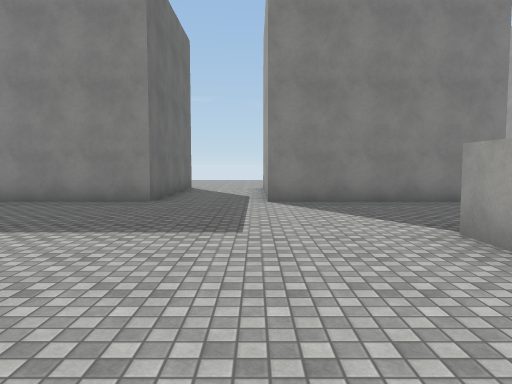
View 1 (above)

24 first-person views from a walk through a Unity game level. The camera is 1.5 m above the floor, tilts 4° down and sees 70° across. The floor is counted in squares, 2 m on a side. Each view is taken from the middle of a square. On the plan, view 1 faces up. The plan holds only what a view shows up to about 11 squares ahead; the rest is blank. The place goes on beyond the plan. The player is left out. Surface patterns are stand-ins for the level's own textures.

View 2
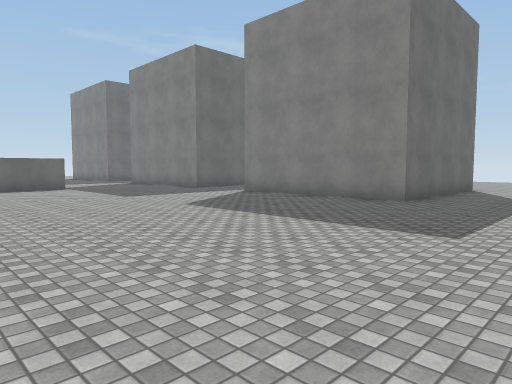

View 3
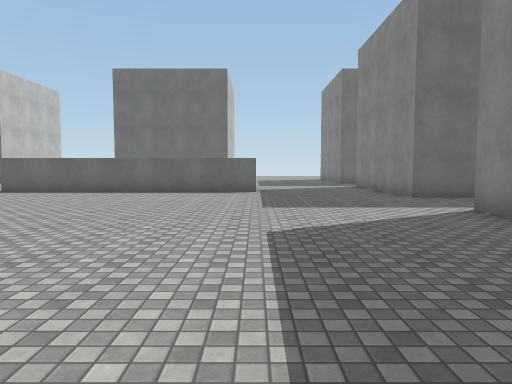

View 4
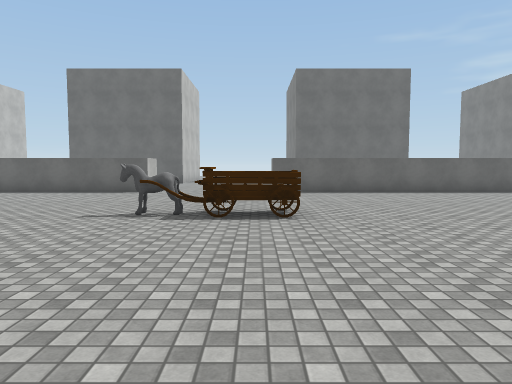

View 5
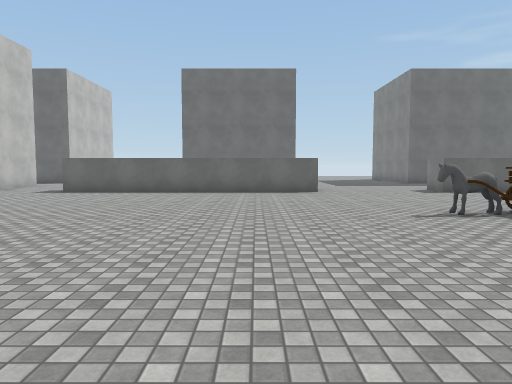

View 6
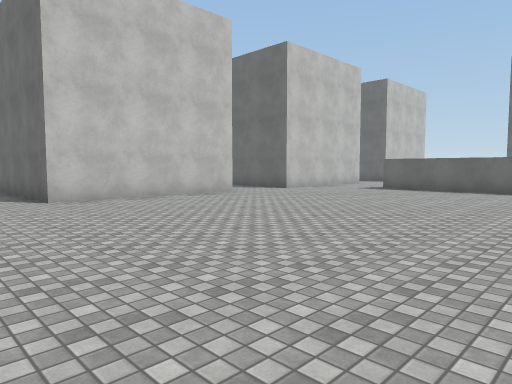

View 7
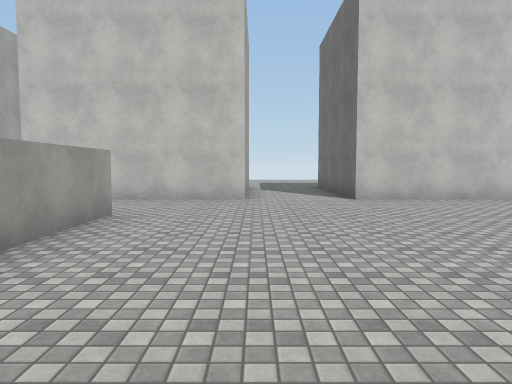

View 8
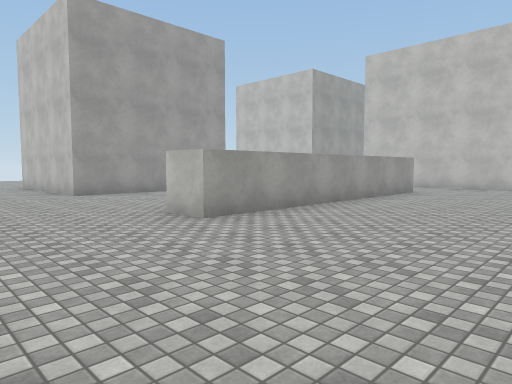

View 9
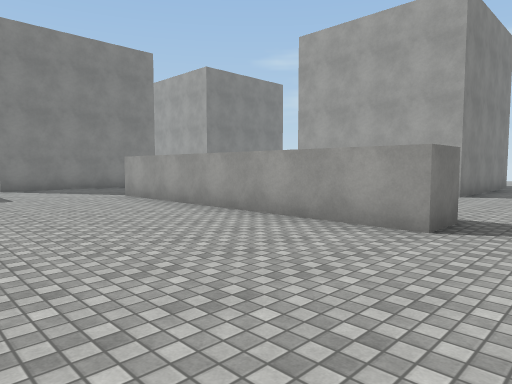

View 10
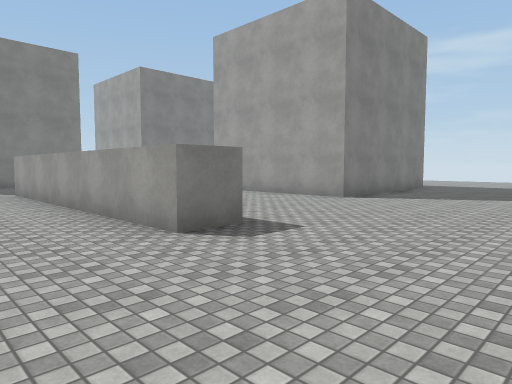

View 11
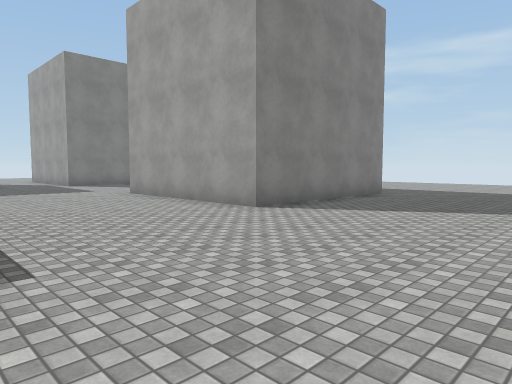

View 12
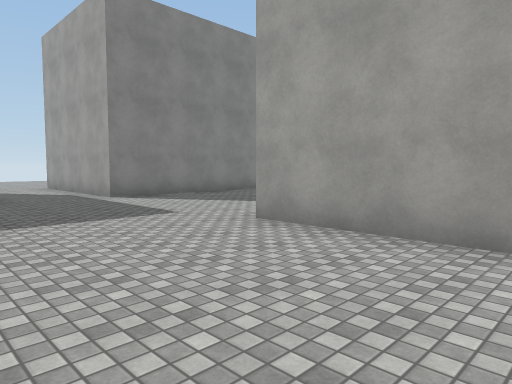

View 13
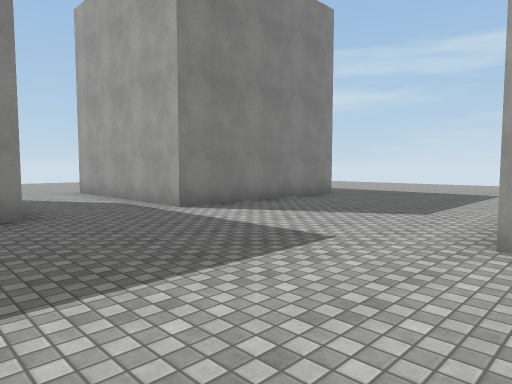

View 14
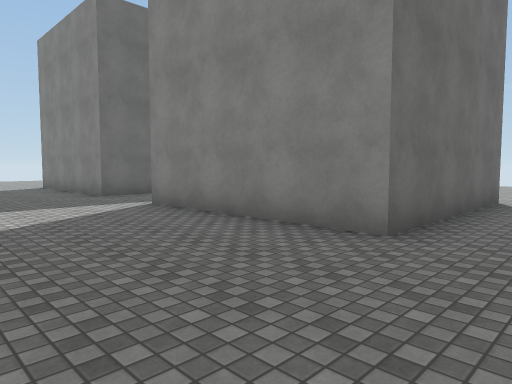

View 15
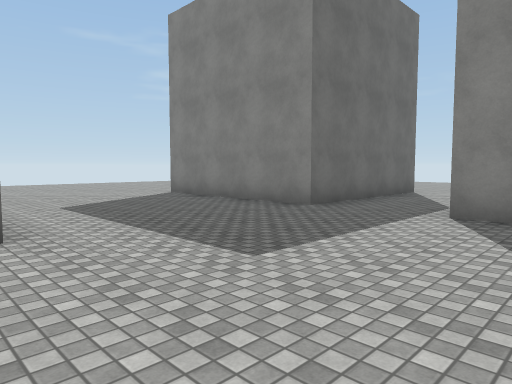

View 16
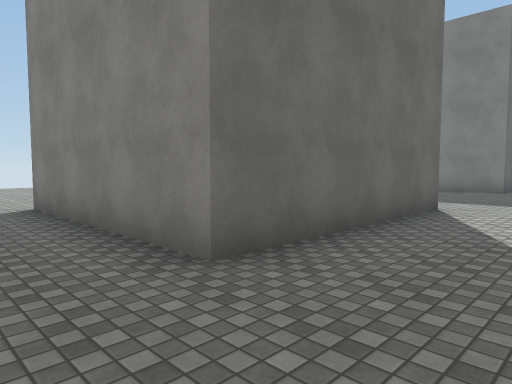

View 17
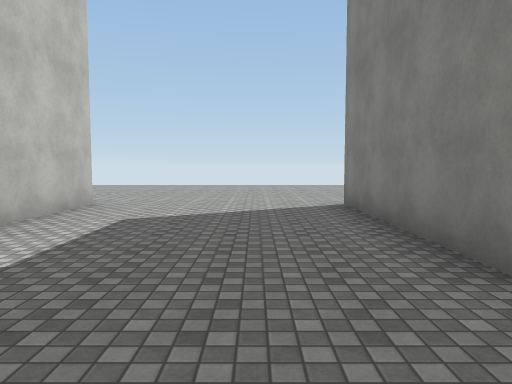

View 18
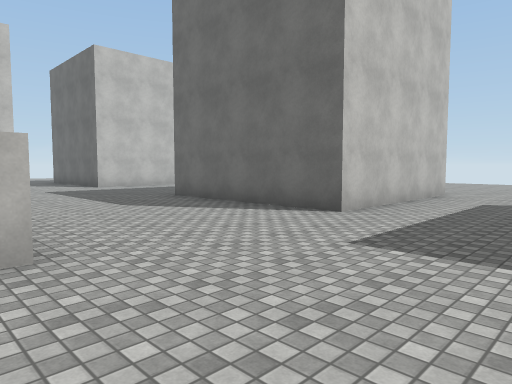

View 19
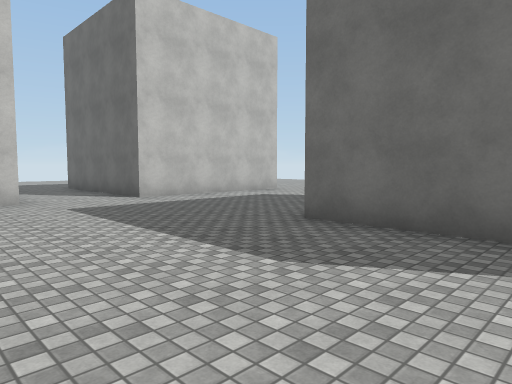

View 20
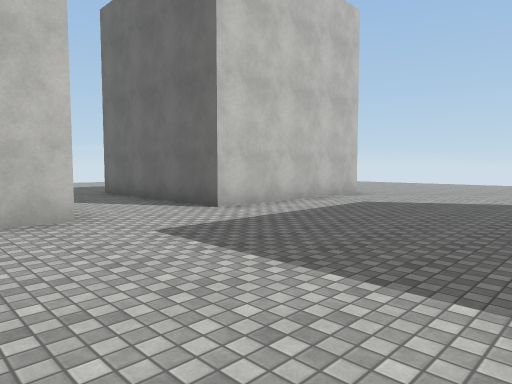

View 21
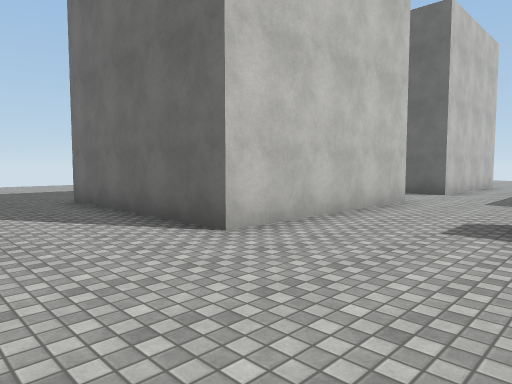

View 22
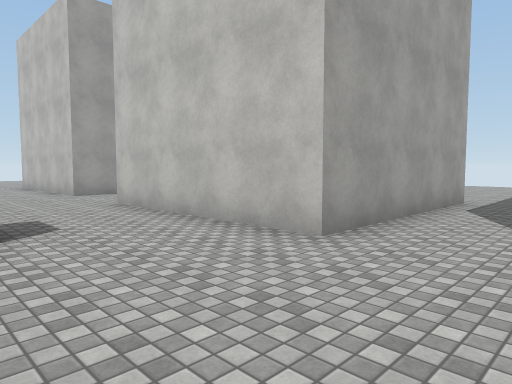

View 23
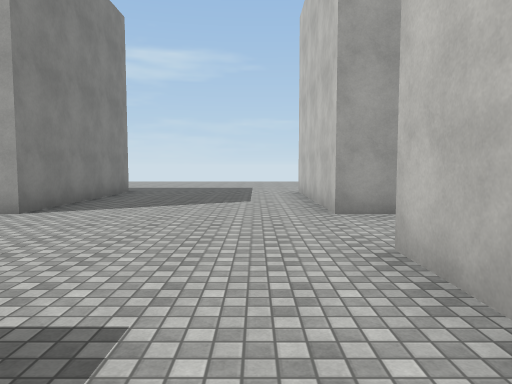

View 24
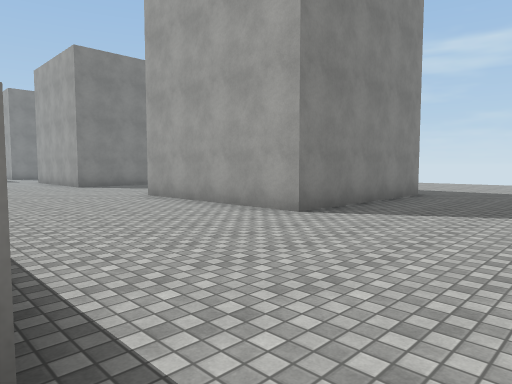

### Floor plan
Points are (right, up) in squares from view 1. A wall is a line through its corners. A room is listed if a view was taken in it or the views show most of it. See-through windows are left out.
Room 1 (views 1, 2, 3, 4, 5, 6, 7, 8, 9, 10, 11, 12, 13, 14, 15, 16, 17, 18, 19, 20, 21, 22, 23, 24)
walls: (-12.9, -7.2) (-11.7, -7.2) (-11.7, -14.8); (-11.7, 4) (-11.7, -3.5); (-17.3, 2.9) (-17.3, -2.2) (-22.2, -2.2); (-22.2, -7.2) (-17.3, -7.2) (-17.3, -12.2); (-7.2, -17.2) (-2.2, -17.2) (-2.2, -21.5); (-14.9, -17.2) (-9.8, -17.2) (-9.8, -21.5); (3.4, -3.5) (2.3, -3.5) (2.3, 4); (2.3, -14.8) (2.3, -7.2) (3.2, -7.2); (0.2, 8.1) (0.2, 10); (-22.2, -17.2) (-17.3, -17.2) (-17.3, -21.5); (-9.8, 12.5) (-9.8, 7.8) (-14.8, 7.8); (-17.3, 12.5) (-17.3, 7.8) (-22.2, 7.8); (-2.2, 12.4) (-2.2, 7.8) (-7.2, 7.8); (0.2, -21.5) (0.2, -17.2) (5.2, -17.2); (5.4, 7.8) (0.2, 7.8); (7.8, -18.4) (7.8, -17.2) (12.4, -17.2); (12.5, -2.2) (7.8, -2.2) (7.8, 2.8); (12.5, -12.3) (7.8, -12.3) (7.8, -7.2) (10.4, -7.2); (12.5, 7.8) (7.8, 7.8) (7.8, 12.5)
objects: other object (-7, -6) to (-7, -4)

Where each view was taken, in squares from view 1:
view 1: 0 up, 0 right, facing up
view 2: 0 up, 1 right, facing up-left
view 3: 4 up, 1 left, facing left
view 4: 4 down, 1 left, facing left
view 5: 9 down, 1 left, facing left
view 6: 9 down, 0 right, facing down-left
view 7: 9 down, 0 right, facing down
view 8: 4 down, 2 left, facing down-right
view 9: 5 down, 2 left, facing up-right
view 10: 7 down, 0 right, facing up-right
view 11: 7 down, 3 right, facing up-right
view 12: 1 down, 4 right, facing up-right
view 13: 2 up, 4 right, facing up-right
view 14: 4 up, 8 left, facing up-left
view 15: 2 up, 13 left, facing up-left
view 16: 4 down, 15 left, facing up-left
view 17: 4 down, 15 left, facing left
view 18: 4 down, 12 left, facing down-left
view 19: 9 down, 13 left, facing down-left
view 20: 12 down, 13 left, facing down-left
view 21: 14 down, 7 left, facing down-left
view 22: 14 down, 2 left, facing down-right
view 23: 16 down, 2 right, facing right
view 24: 16 down, 3 right, facing up-right
